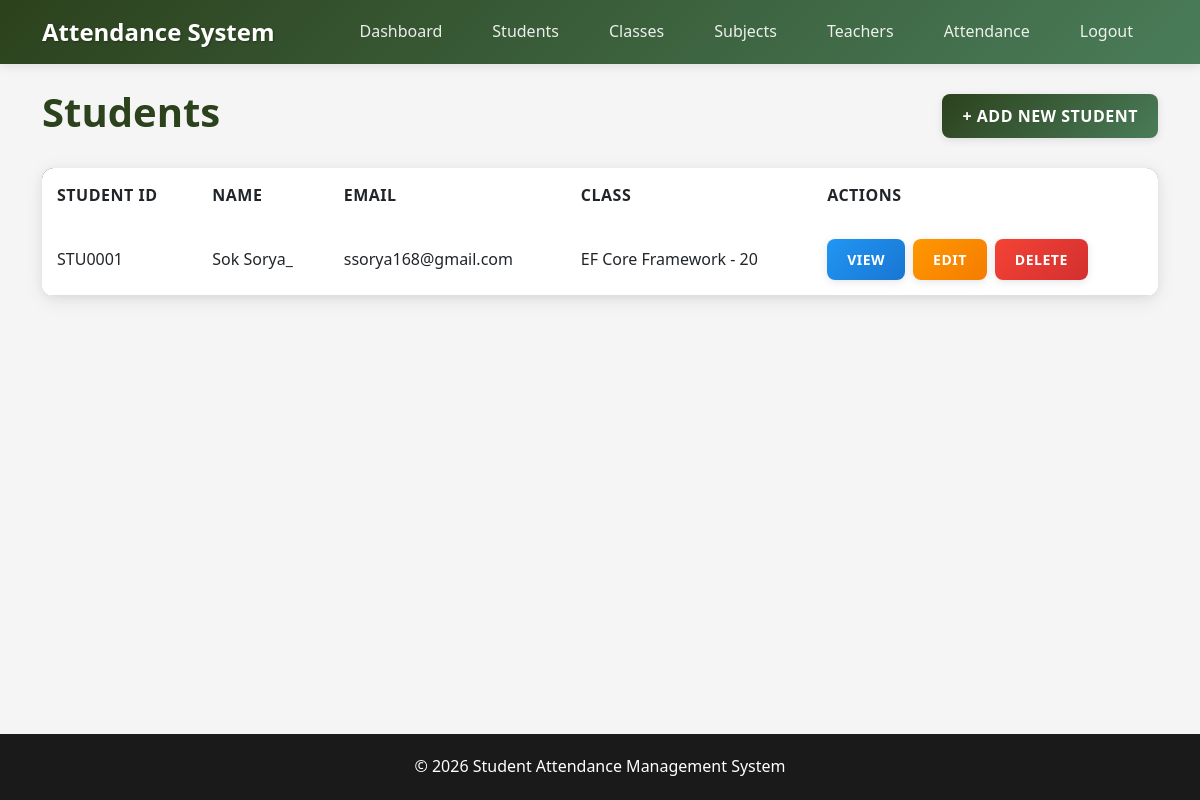
Page /students/ (signed in) on the earlier database version.
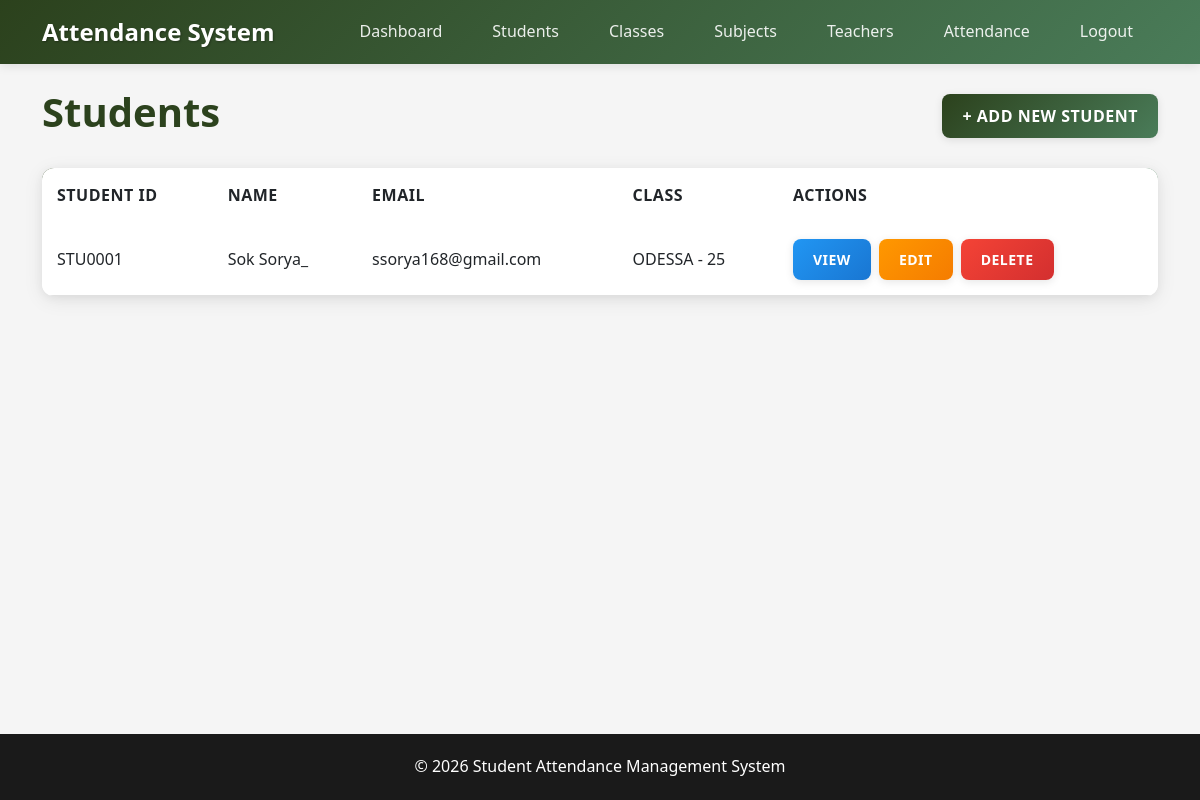
Same page on the later database version.
### Attendance/models.py (models this page shows, shortened)
class Student(models.Model):
    student_id = models.CharField(max_length=20, unique=True)
    first_name = models.CharField(max_length=50)
    last_name = models.CharField(max_length=50)
    email = models.EmailField(unique=True)
    phone = models.CharField(max_length=20, unique=True)
    date_of_birth = models.DateField()
    class_room = models.ForeignKey(Class, on_delete=models.CASCADE)
    created_at = models.DateTimeField(auto_now_add=True)

class Class(models.Model):
    class_name = models.CharField(max_length=50, unique=True)
    capacity = models.IntegerField()
    def __str__(self):
        return f"{self.class_name} - {self.capacity}"

### Attendance/views.py (the view)
# urls.py: path('students/', views.student_list, name='student_list'),
@login_required
def student_list(request):
    students = Student.objects.all()
    return render(request, 'students/list.html', {'students': students})

### Templates/students/list.html
{% extends 'base.html' %}
{% block content %}
<div class="d-flex justify-content-between align-items-center mb-4">
    <h1 class="text-primary-custom">Students</h1>
    <a href="{% url 'student_create' %}" class="btn btn-primary">+ Add New Student</a>
</div>
<div class="card">
    <div class="card-body p-0">
    <table class="table mb-0">
    <thead>
        <tr>
            <th>Student ID</th>
            <th>Name</th>
            <th>Email</th>
            <th>Class</th>
            <th>Actions</th>
        </tr>
    </thead>
    <tbody>
        {% for student in students %}
        <tr>
            <td>{{ student.student_id }}</td>
            <td>{{ student.first_name }} {{ student.last_name }}</td>
            <td>{{ student.email }}</td>
            <td>{{ student.class_room }}</td>
            <td>
                <div class="d-flex gap-2">
                    <a href="{% url 'student_detail' pk=student.id %}" class="btn btn-sm btn-info">View</a>
                    <a href="{% url 'student_edit' pk=student.id %}" class="btn btn-sm btn-warning">Edit</a>
                    <a href="{% url 'student_delete' pk=student.id %}" class="btn btn-sm btn-danger">Delete</a>
                </div>
            </td>
        </tr>
        {% endfor %}
    </tbody>
</table>
</div>
</div>
{% endblock %}

Differences in the rows shown:
changed Student "STU0001": class_room "EF Core Framework - 20" → "ODESSA - 25"
